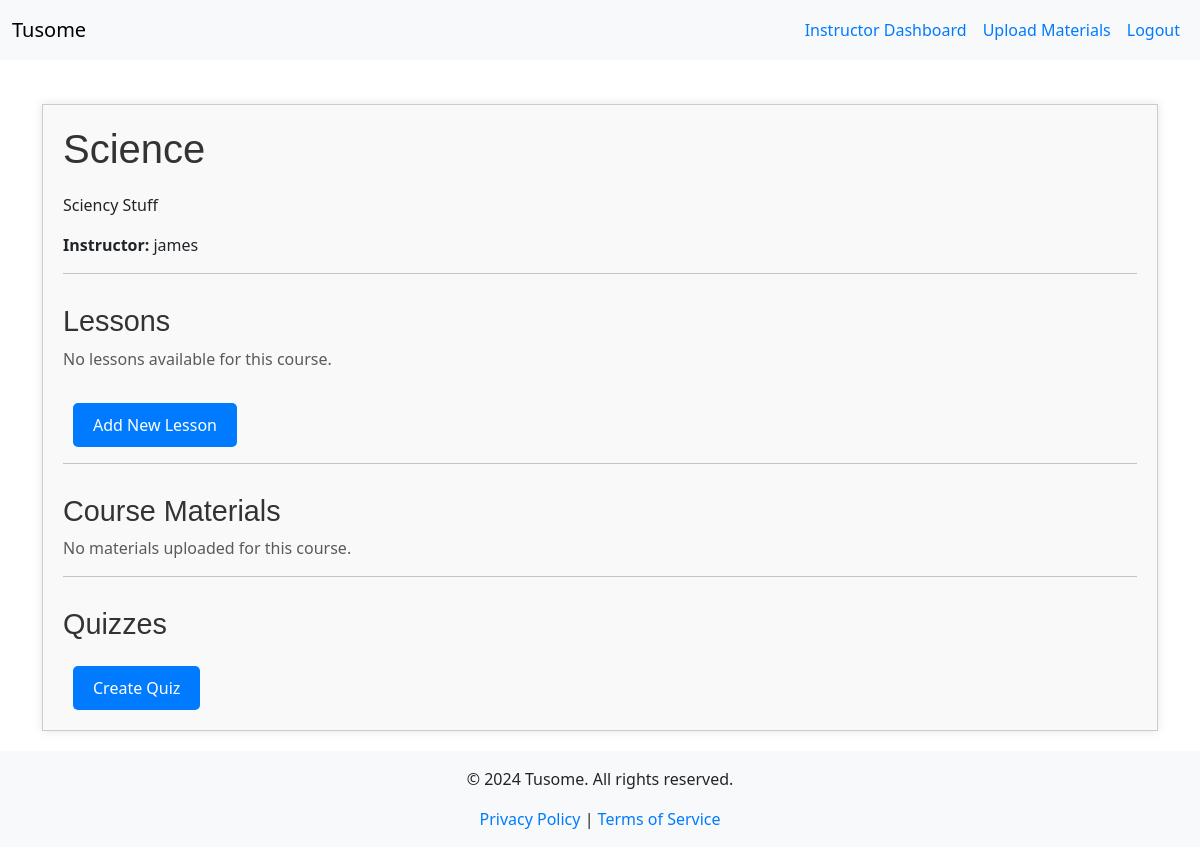
Before: /course/4 (signed in) with the older database file.
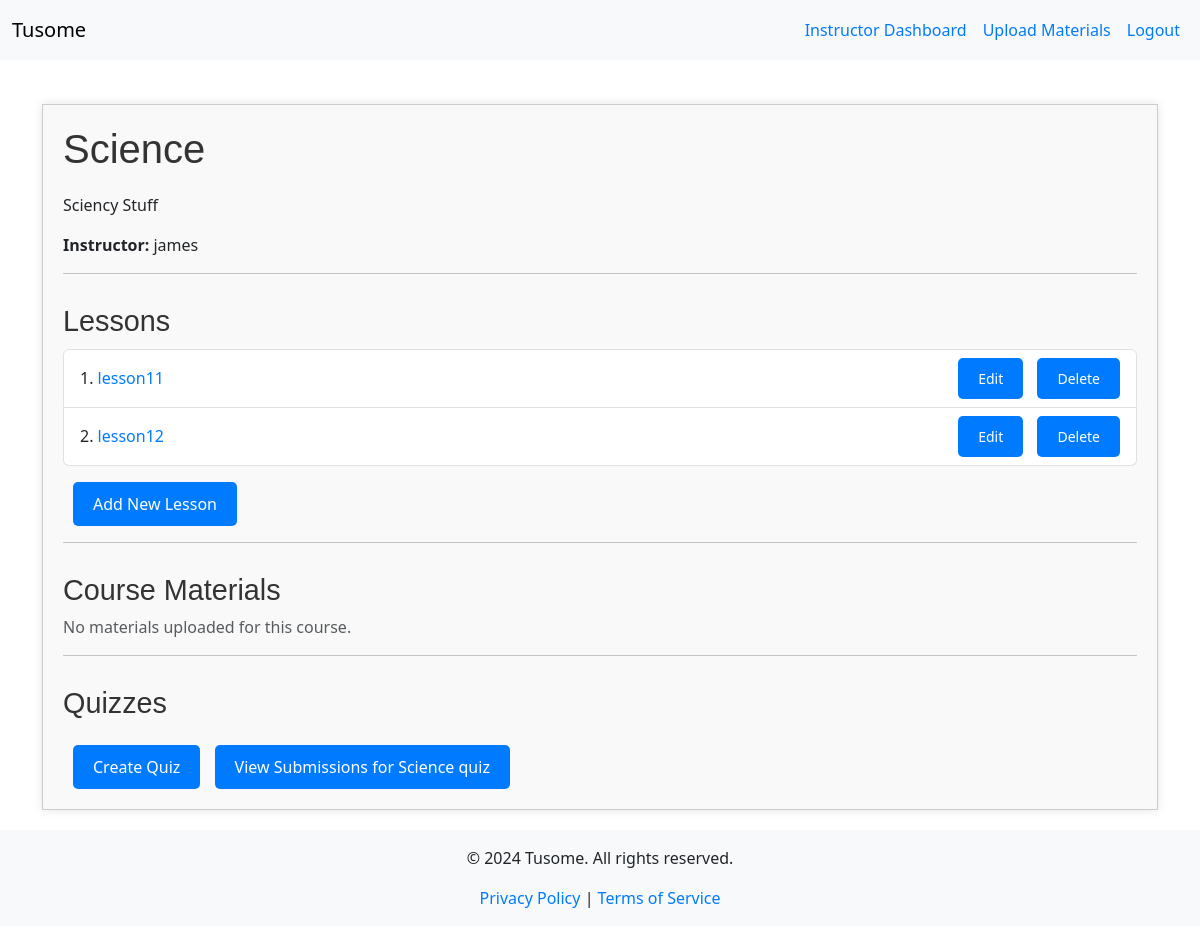
After: the same page with the newer database file.
### models.py (models this page shows, shortened)
class Course(db.Model):
    id = db.Column(db.Integer, primary_key=True)
    title = db.Column(db.String(200), nullable=False)
    description = db.Column(db.Text, nullable=False)
    is_featured = db.Column(db.Boolean, default=False)
    instructor_id = db.Column(db.Integer, db.ForeignKey('instructor.id'), nullable=False)
    instructor = db.relationship('Instructor', back_populates='courses')
    lessons = db.relationship('Lesson', back_populates='course', lazy=True)
    quizzes = db.relationship('Quiz', back_populates='course', lazy=True)
    materials = db.relationship('CourseMaterial', back_populates='course', lazy=True)
    enrollments = db.relationship('Enrollment', back_populates='course', lazy=True)
    submissions = db.relationship('Submission', back_populates='course', lazy=True)

class User(UserMixin, db.Model):
    id = db.Column(db.Integer, primary_key=True)
    username = db.Column(db.String(150), unique=True, nullable=False)
    password = db.Column(db.String(150), nullable=False)
    role = db.Column(db.Enum(RoleEnum), nullable=False)  # Using Enum for roles
    instructor = db.relationship('Instructor', back_populates='user', uselist=False)
    student = db.relationship('Student', back_populates='user', uselist=False)

class Lesson(db.Model):
    id = db.Column(db.Integer, primary_key=True)
    title = db.Column(db.String(200), nullable=False)
    content = db.Column(db.Text, nullable=False)
    slug = db.Column(db.String(100), unique=True, nullable=False)  # Use this for the URL
    course_id = db.Column(db.Integer, db.ForeignKey('course.id'), nullable=False)
    course = db.relationship('Course', back_populates='lessons')

class Quiz(db.Model):
    id = db.Column(db.Integer, primary_key=True)
    course_id = db.Column(db.Integer, db.ForeignKey('course.id'), nullable=False)
    title = db.Column(db.String(200), nullable=False)
    status = db.Column(db.String(20), nullable=False)
    course = db.relationship('Course', back_populates='quizzes')
    questions = db.relationship('Question', back_populates='quiz', lazy=True)
    quiz_submissions = db.relationship('QuizSubmission', back_populates='quiz', lazy=True)

### app.py (the view)
@app.route('/course/<int:course_id>')
@login_required
def course_details(course_id):
    course = Course.query.get_or_404(course_id)
    if current_user.role == RoleEnum.STUDENT:
        enrollment = Enrollment.query.filter_by(student_id=current_user.student.id, course_id=course_id).first()
        if not enrollment:
            flash('You are not enrolled in this course.', 'danger')
            return redirect(url_for('browse_courses'))
        lessons = course.lessons
        materials = course.materials
        quizzes = course.quizzes
        return render_template('course_details.html', course=course, lessons=lessons, materials=materials, quizzes=quizzes)
    elif current_user.role == RoleEnum.INSTRUCTOR:
        if course.instructor_id != current_user.instructor.id:
            flash('You do not have permission to view this course.', 'danger')
            return redirect(url_for('instructor_dashboard'))
        lessons = course.lessons
        materials = course.materials
        quizzes = course.quizzes
        delete_form = DeleteLessonForm()
        return render_template('course_details.html', course=course, lessons=lessons, materials=materials, quizzes=quizzes, form=delete_form)
    else:
        flash('Access denied.', 'danger')
        abort(403)

### app.py (called while the page is built)
@app.context_processor
def inject_current_year():
    return {'current_year': datetime.utcnow().year}

@login_manager.user_loader
def load_user(user_id):
    return User.query.get(int(user_id))

@app.context_processor
def inject_roleenum():
    return dict(RoleEnum=RoleEnum)

### templates/course_details.html (shortened to what this page needs)
{% extends "base.html" %}
{% block content %}
<div class="course-container">
    <h2>{{ course.title }}</h2>
    <p>{{ course.description }}</p>
    <p><strong>Instructor:</strong> {{ course.instructor.user.username }}</p>
    <hr>
    <h3>Lessons</h3>
    {% if course.lessons %}
      <ul class="list-group">
        {% for lesson in course.lessons %}
          <li class="list-group-item d-flex justify-content-between align-items-center">
            <span>{{ loop.index }}. <a href="{{ url_for('lesson_detail', slug=lesson.slug) }}">{{ lesson.title }}</a></span>
            {% if current_user.is_authenticated and current_user.role == RoleEnum.INSTRUCTOR and course.instructor_id == current_user.instructor.id %}
              <div>
                <a href="{{ url_for('edit_lesson', lesson_id=lesson.id) }}" class="btn btn-sm btn-warning">Edit</a>
                <form action="{{ url_for('delete_lesson', lesson_id=lesson.id) }}" method="POST" style="display:inline;">
                  <button type="submit" class="btn btn-sm btn-danger" onclick="return confirm('Are you sure you want to delete this lesson?');" aria-label="Delete Lesson {{ lesson.title }}">Delete</button>
                </form>
              </div>
            {% endif %}
          </li>
        {% endfor %}
      </ul>
    {% else %}
      <p class="text-muted">No lessons available for this course.</p>
    {% endif %}
    {% if current_user.is_authenticated and current_user.role == RoleEnum.INSTRUCTOR and course.instructor_id == current_user.instructor.id %}
      <a href="{{ url_for('create_lesson', course_id=course.id) }}" class="btn btn-success mt-3">Add New Lesson</a>
    {% endif %}
    <hr>
    <h3>Course Materials</h3>
    {% if materials %}
      <ul class="list-group">
        {% for material in materials %}
          <li class="list-group-item d-flex justify-content-between align-items-center">
            <span>{{ material.filename }} ({{ material.size }} KB)</span>
            <a href="{{ url_for('download_material', material_id=material.id) }}" class="btn btn-secondary btn-sm">Download</a>
          </li>
        {% endfor %}
      </ul>
    {% else %}
      <p class="text-muted">No materials uploaded for this course.</p>
    {% endif %}
    <hr>
    <h3>Quizzes</h3>
    {% if current_user.is_authenticated and current_user.role == RoleEnum.INSTRUCTOR and course.instructor_id == current_user.instructor.id %}
        <a href="{{ url_for('create_quiz', course_id=course.id) }}" class="btn btn-primary mt-3">Create Quiz</a>
        {% for quiz in course.quizzes %}
            <a href="{{ url_for('view_submissions', course_id=course.id, quiz_id=quiz.id) }}" class="btn btn-secondary mt-3">View Submissions for {{ quiz.title }}</a>
        {% endfor %}
    {% endif %}
</div>
{% endblock %}

### templates/base.html (shortened to what this page needs)
<!DOCTYPE html>
<html lang="en">
<head>
    <link href="https://cdn.jsdelivr.net/npm/bootstrap@5.3.0/dist/css/bootstrap.min.css" rel="stylesheet">
    <link rel="stylesheet" href="{{ url_for('static', filename='css/style.css') }}">
</head>
<body>
    <div id="wrapper" class="d-flex flex-column min-vh-100">
        <nav class="navbar navbar-expand-lg navbar-light bg-light">
          <div class="container-fluid">
            <a class="navbar-brand" href="{{ url_for('index') }}">Tusome</a>
            <div class="collapse navbar-collapse" id="navbarNav">
              <ul class="navbar-nav ms-auto">
                {% if current_user.is_authenticated %}
                  {% if current_user.role == RoleEnum.ADMIN %}
                    <li class="nav-item">
                      <a class="nav-link" href="{{ url_for('admin_dashboard') }}">Admin Dashboard</a>
                    </li>
                    <li class="nav-item">
                      <a class="nav-link" href="{{ url_for('manage_users') }}">Manage Users</a>
                    </li>
                  {% elif current_user.role == RoleEnum.INSTRUCTOR %}
                    <li class="nav-item">
                      <a class="nav-link" href="{{ url_for('instructor_dashboard') }}">Instructor Dashboard</a>
                    </li>
                    <li class="nav-item">
                      <a class="nav-link" href="{{ url_for('upload_material') }}">Upload Materials</a>
                    </li>
                  {% endif %}
                  <li class="nav-item">
                    <a class="nav-link" href="{{ url_for('logout') }}">Logout</a>
                  </li>
                {% endif %}
              </ul>
            </div>
          </div>
        </nav>
        <div class="container mt-4" id="content">
          {% block content %}{% endblock %}
        </div>
        <footer class="bg-light text-center">
          <div class="container">
            <p>&copy; {{ current_year }} Tusome. All rights reserved.</p>
            <a href="{{ url_for('privacy_policy') }}">Privacy Policy</a> |
            <a href="{{ url_for('terms_of_service') }}">Terms of Service</a>
          </div>
        </footer>
    </div>
</body>
</html>

### static/css/style.css (style rules this page uses)
.btn { padding: 10px 20px; border: none; border-radius: 5px; color: white; background-color: #007BFF; text-decoration: none; display: inline-block; transition: background-color 0.3s; }
h1, h2, h3 { color: #333; font-family: 'Arial', sans-serif; }
a { color: #007BFF; text-decoration: none; }
.nav-link { padding: 10px; color: #007BFF; transition: color 0.3s; }
.course-container { max-width: 1500px; margin: 20px auto; padding: 20px; border: 1px solid #ccc; box-shadow: 0 0 10px rgba(0, 0, 0, 0.1); background: #f9f9f9; }
.course-container h2 { font-size: 2.5em; margin-bottom: 20px; }
.course-container h3 { font-size: 1.8em; margin-top: 30px; }
.course-container .list-group { margin-top: 10px; }
.course-container .btn { margin-left: 10px; }
.btn-primary { background-color: #007BFF; border-color: #007BFF; }
html, body { height: 100%; margin: 0; }
body { display: flex; flex-direction: column; }
#wrapper { display: flex; flex-direction: column; min-height: 100vh; }
#content { flex: 1; }
footer { background-color: #f8f9fa; padding: 1rem 0; }

### templates/base.html (style rules this page uses)
html, body { height: 100%; margin: 0; }
body { display: flex; flex-direction: column; }
#content { flex: 1; }
footer { background-color: #f8f9fa; padding: 1rem 0; }

Changed rows visible on the page:
added Lesson: title "lesson11"
added Lesson: title "lesson12"
added Quiz: title "Science quiz"
Other visible differences:
text no longer shown: "No lessons available for this course."
